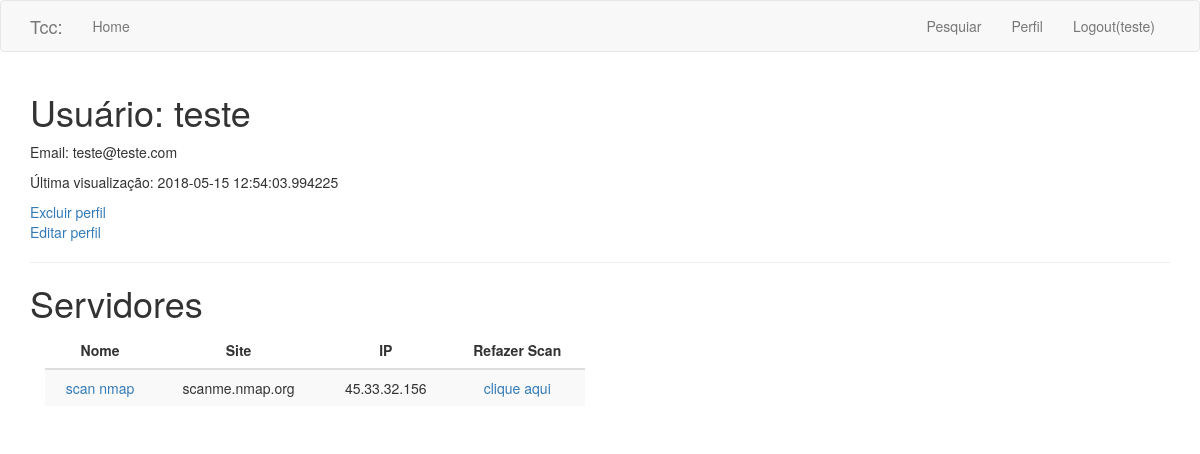
The page /usuario/teste (signed in) on the database as committed earlier.
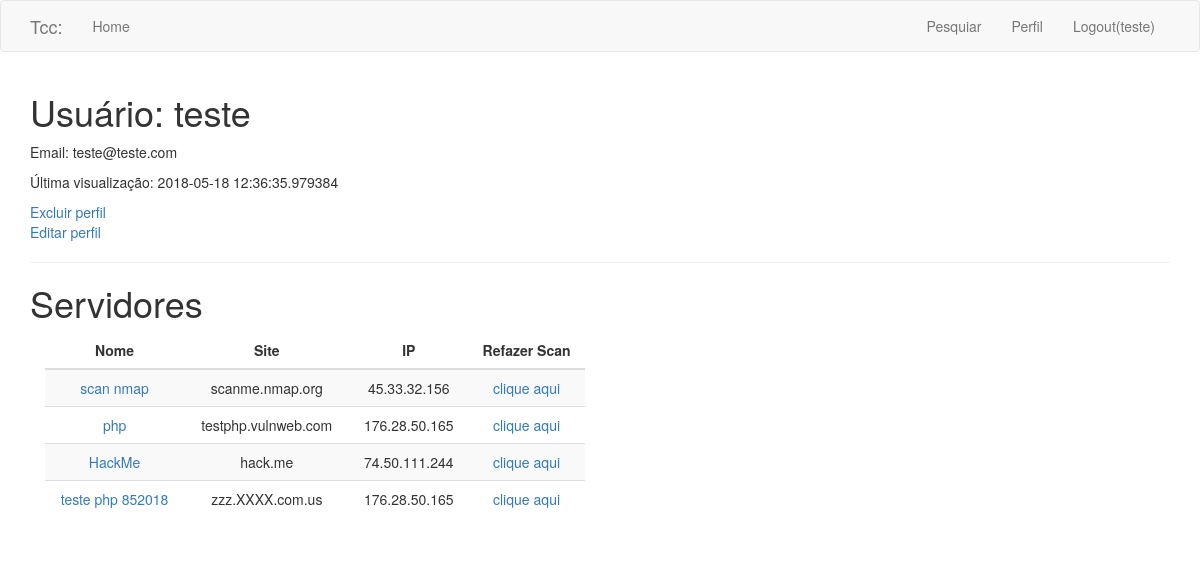
The same page on the database as committed later.
### app/models.py (models this page shows, shortened)
class Usuario(UserMixin, db.Model):
    id = db.Column(db.Integer, primary_key=True)
    nome = db.Column(db.String(64), index=True, unique=True)
    email = db.Column(db.String(120), index=True, unique=True)
    password_hash = db.Column(db.String(128))
    last_seen = db.Column(db.DateTime, default=datetime.utcnow)
    resultados = db.relationship('Dados', backref='autor_usuario', lazy='dynamic')
    rel_servidor = db.relationship('Servidor', backref='rel_usuario', lazy='dynamic')

class Servidor(db.Model):
    id = db.Column(db.Integer, primary_key=True)
    nome = db.Column(db.String(140), unique=True)#remover esta coluna
    url = db.Column(db.String(255))
    ip = db.Column(db.String(25))
    usuario_id = db.Column(db.Integer, db.ForeignKey('usuario.id'))
    resultados = db.relationship('Dados', backref='autor_servidor', lazy='dynamic')

### app/routes.py (the view)
@app.route('/usuario/<username>')
@login_required
def user(username):
    user = Usuario.query.filter_by(nome=username).first_or_404()
    dados = Dados.query.filter_by(usuario_id=current_user.id)
    servidores = Servidor.query.filter_by(usuario_id=current_user.id)
    return render_template('user.html', title='Perfil de usuário', user=user, dados=dados, servidores=servidores)

### app/models.py (called while the page is built)
@login.user_loader
def load_user(id):
    return Usuario.query.get(int(id))

### app/routes.py (called while the page is built)
@app.before_request
def before_request():
    if current_user.is_authenticated:
        current_user.last_seen = datetime.utcnow()
        db.session.commit()

### app/templates/user.html
{% extends "base.html" %}
{% block app_content %}
    <h1>Usuário: {{ user.nome }}</h1>
    <p>Email: {{ user.email }}</p>
    {% if user.last_seen %}
        <p>Última visualização: {{ user.last_seen }}</p>
    {% endif %}
    <a href="{{ url_for('deletar') }}">Excluir perfil</a>
    {% if user == current_user %}
        <p><a href="{{ url_for('edit_profile') }}">Editar perfil</a></p>
    {% endif %}
    <hr>
        <h1>Servidores</h1>
        <div class="table-responsive col-md-6">
        	<table class="table table-striped border-spacing padding">
        	<thead>
        		<tr>
                    <th class="text-center">Nome</th>
                    <th class="text-center">Site</th>
                    <th class="text-center">IP</th>
                    <th class="text-center">Refazer Scan</th>
                </tr>
            </thead>
        {% for servidor in servidores %}
        <tr class="text-center">
            <td><a href="{{ url_for('dados', nome=servidor.nome) }}">{{ servidor.nome }}</a></td>
            <td>{{ servidor.url }}</td>
            <td>{{ servidor.ip }}</td>
            <td><a href="{{ url_for('refazer', ip=servidor.ip , nome=servidor.nome, url=servidor.url, user=current_user.id) }}">clique aqui</a></td>
        </tr>
        {% endfor %}
    </table>
    </div>
{% endblock %}

### app/templates/base.html (shortened to what this page needs)
{% extends 'bootstrap/base.html' %}
{% block navbar %}
<nav class="navbar navbar-default">
    <div class="container">
        <div class="navbar-header">
        <a class="navbar-brand" href="{{ url_for('index') }}">Tcc:</a>
    </div>
    <div class="collapse navbar-collapse" id="bs-example-navbar-collapse-1">
        <ul class="nav navbar-nav">
            <li><a href="{{ url_for('index') }}">Home</a></li>
        </ul>
        <ul class="nav navbar-nav navbar-right">
        {% if current_user.is_anonymous %}
            <li><a href="{{ url_for('login') }}">Login</a></li>
        {% else %}
            <li><a href="{{ url_for('servidor') }}">Pesquiar</a></li>
            <li><a href="{{ url_for('user', username=current_user.nome) }}">Perfil</a></li>
            <li><a href="{{ url_for('logout') }}">Logout({{ current_user.nome }})</a></li>
        {% endif %}
        </ul>
        </div>
    </div>
</nav>
{% endblock %}
{% block content %}
    <div class="container">
        {% block app_content %}{% endblock %}
    </div>
{% endblock %}

Rows that differ between the two databases and show on the page:
changed Usuario "teste": last_seen "2018-05-15 12:54:03.994225" → "2018-05-18 12:36:35.979384"
added Servidor: nome "php", url "testphp.vulnweb.com", ip "176.28.50.165"
added Servidor: nome "HackMe", url "hack.me", ip "74.50.111.244"
added Servidor: nome "teste php 852018", url "zzz.XXXX.com.us", ip "176.28.50.165"
